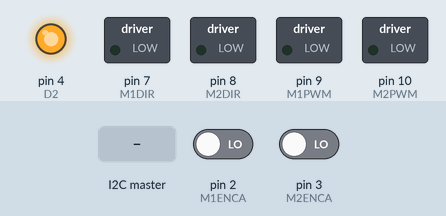
Bench run of a sketch on a simulated Arduino Uno, built with avr-gcc and run on an emulated ATmega328P. Parts: switched loads named in the sketch (green lamp = pin HIGH), output pins drawn as LEDs (lit = HIGH). The test bench sets the inputs (shaded band); at power-on: pin 2 (M1ENCA) LOW, pin 3 (M2ENCA) LOW. What the sketch prints to the serial monitor is not drawn.

Above: at 1.2 s.
1.3 s: the I2C master sends the byte 0
At 2.3 s:
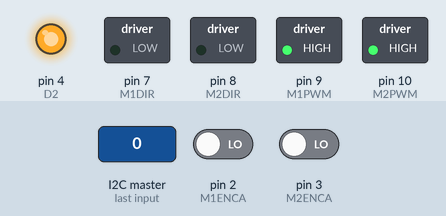
2.8 s: the I2C master sends the byte 90
At 5.3 s:
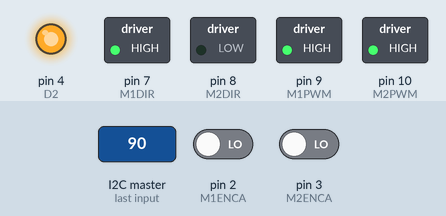
5.8 s: the I2C master sends the byte 5
At 7.5 s:
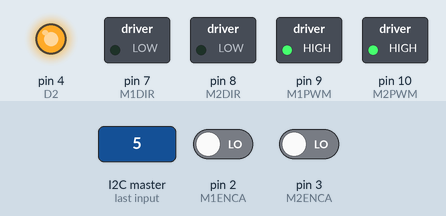
Timing chart, 0 to 9.0 s (numbered marks = the images above; inputs shaded):
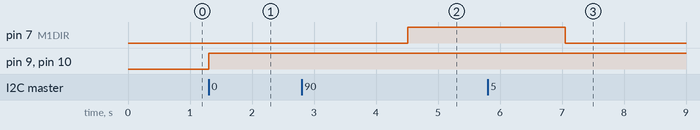

Measured:
- after the input at 1.3 s, pin 9 (M1PWM), pin 10 (M2PWM): LOW → HIGH at once
- after the input at 2.8 s, pin 7 (M1DIR): LOW → HIGH after 1.7 s
- after the input at 5.8 s, pin 7 (M1DIR): HIGH → LOW after 1.3 s

The sketch:

miniProject.ino
```cpp
/*
This File implements a PI controller for the motors.
*/
#include <Arduino.h>
#include <Wire.h>

// Wire stuff
#define MY_ADDR 8  // Arduino I2C address
volatile uint8_t receivedValue = 0;  // Stores the received integer

// Pin Definitions
const uint8_t D2 = 4;
const uint8_t M1DIR = 7;
const uint8_t M2DIR = 8;
const uint8_t M1PWM = 9;
const uint8_t M2PWM = 10;
const uint8_t M1ENCA = 2; // Encoder 1 channel A (interrupt pin)
const uint8_t M1ENCB = 5; // Encoder 1 channel B
const uint8_t M2ENCA = 3; // Encoder 2 channel A (interrupt pin)
const uint8_t M2ENCB = 6; // Encoder 2 channel B

// Global variables for encoders
volatile long countL = 0, oldL = 0;
volatile long countR = 0, oldR = 0;

// Define parameters
const float r = 0.0746125; // Wheel radius in meters
const float b = 0.375; // Wheelbase in meters
const int counts_per_rev = 3200; // Encoder counts per wheel revolution
const unsigned long ts = 100; // Sample time in ms

// Initial robot position and orientation
float t=0.0, x = 0.0, y = 0.0, phi = 0.0;
float new_pos[] = {0,0};
float old_pos[] = {0,0};

//Drive variables
float battery_V = 7.8;
float Voltage[] = {0, 0};

// Control variables
float pos_error[] = {0, 0};
float desired_pos[] = {0, 0};
float actual_pos[] = {0, 0};
float integral_error[] = {0, 0};
float desired_speed[] = {0, 0};
float actual_speed[] = {0, 0};
float error[] = {0, 0};

//Control constraints
float K[] = {1.75,1.75};
float sigma[] = {15,15};
float Kp[] = {2.5,2.5};
float P[] = {30.26,30.26};
float I[] = {150.72,150.72};

void setup() {
  Serial.begin(115200);

  Wire.begin(MY_ADDR);  // Initialize as I2C slave
  Wire.onReceive(receiveData);  // Set function to run when data is received

  pinMode(M1ENCA, INPUT);
  pinMode(M1ENCB, INPUT);
  attachInterrupt(digitalPinToInterrupt(M1ENCA), ISR_encoder1Change, CHANGE);

  pinMode(M2ENCA, INPUT);
  pinMode(M2ENCB, INPUT);
  attachInterrupt(digitalPinToInterrupt(M2ENCA), ISR_encoder2Change, CHANGE);

  pinMode(D2, OUTPUT);
  pinMode(M1DIR, OUTPUT);
  pinMode(M2DIR, OUTPUT);
  pinMode(M1PWM, OUTPUT);
  pinMode(M2PWM, OUTPUT);
  digitalWrite(D2, HIGH);
  digitalWrite(M1DIR, LOW);
  digitalWrite(M2DIR, LOW);
}

void loop() {
  if (millis() % ts == 0){
    old_pos[0] = new_pos[0];
    old_pos[1] = new_pos[1];

    // Convert counts to wheel rotations (radians)
    float d_thetaL = ((countL-oldL) * 2.0 * PI) / counts_per_rev;
    float d_thetaR = ((countR-oldR) * 2.0 * PI) / counts_per_rev;

    // Compute wheel displacements
    new_pos[0] = r * d_thetaL; // Left wheel displacement
    new_pos[1] = r * d_thetaR; // Right wheel displacement

    actual_pos[0]+=new_pos[0];
    actual_pos[1]+=new_pos[1];
    actual_speed[0] = (float) (actual_pos[0]-old_pos[0]) / (float) ts;
    actual_speed[1] = (float) (actual_pos[1]-old_pos[1]) / (float) ts;

    oldL = countL;
    oldR = countR;
  }
  // Compute position control
  for (int i = 0; i < 2; i++) {
      pos_error[i] = desired_pos[i] - actual_pos[i];
      integral_error[i] += pos_error[i] * ((float) ts / 1000.0);
      desired_speed[i] = P[i] * pos_error[i] + I[i] * integral_error[i];
      error[i] = desired_speed[i] - actual_speed[i];
      Voltage[i] = Kp[i] * error[i];
  }

  // Apply control outputs
  for (int i = 0; i < 2; i++) {
    const uint8_t dir_array[2] = {M1DIR, M2DIR};
    const uint8_t pwm_array[2] = {M1PWM, M2PWM};
    if(Voltage[i] > 0){
      digitalWrite(dir_array[i], HIGH);
    }
    else{
      digitalWrite(dir_array[i], LOW);
    }
    int pwm = min(255, max(0, 255 * abs(Voltage[i]) / 7.5));
    analogWrite(pwm_array[i], pwm);
  }
}

// ISR for Encoder 1
void ISR_encoder1Change() {
  if (digitalRead(M1ENCA) == digitalRead(M1ENCB)) {
    countL += 2;
  } else {
    countL -= 2;
  }
}

// ISR for Encoder 2
void ISR_encoder2Change() {
  if (digitalRead(M2ENCA) == digitalRead(M2ENCB)) {
    countR += 2;
  } else {
    countR -= 2;
  }
}

void receiveData(int numBytes) {
  if (Wire.available()) {
    String receivedMessage = "";

    // Read the entire message
    while (Wire.available()) {
      char c = Wire.read();
      receivedMessage += c;
    }

    Serial.print("Received from Pi: ");
    Serial.println(receivedMessage);

    // Parse the received string (expected format: "0 0", "0 1", "1 0", "1 1")
    desired_pos[0] = receivedMessage[0] - '0'; // Convert char to int
    desired_pos[1] = receivedMessage[2] - '0'; // Convert char to int
  }
}
```
